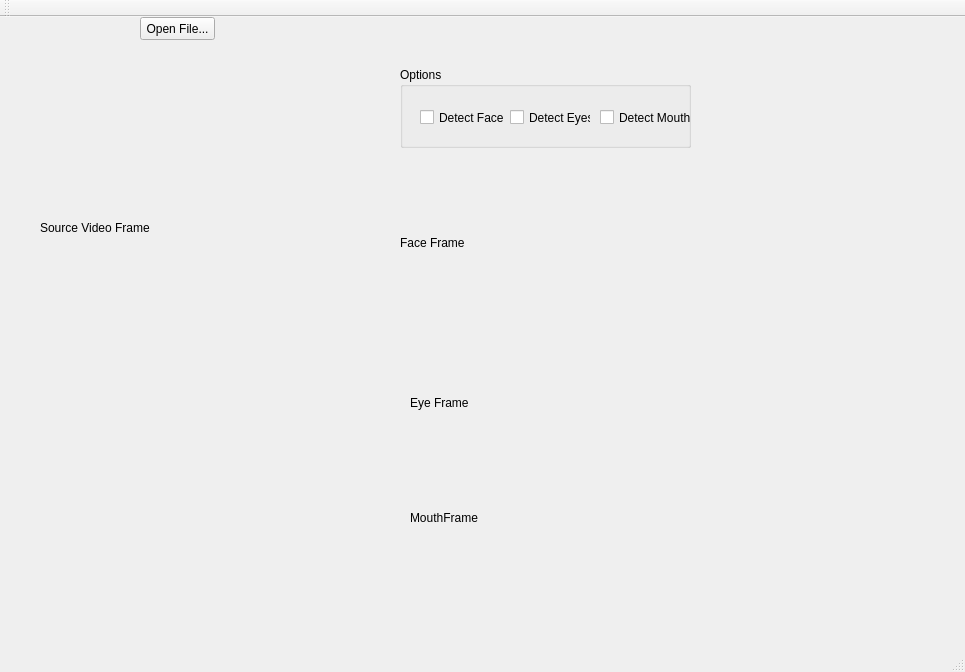
<?xml version="1.0" encoding="UTF-8"?>
<ui version="4.0">
 <class>MainWindow</class>
 <widget class="QMainWindow" name="MainWindow">
  <property name="geometry">
   <rect>
    <x>0</x>
    <y>0</y>
    <width>965</width>
    <height>672</height>
   </rect>
  </property>
  <property name="windowTitle">
   <string>MainWindow</string>
  </property>
  <widget class="QWidget" name="centralWidget">
   <widget class="QPushButton" name="actionLoadVideo">
    <property name="geometry">
     <rect>
      <x>140</x>
      <y>0</y>
      <width>75</width>
      <height>23</height>
     </rect>
    </property>
    <property name="text">
     <string>Open File...</string>
    </property>
   </widget>
   <widget class="QLabel" name="lblVideo">
    <property name="geometry">
     <rect>
      <x>40</x>
      <y>50</y>
      <width>341</width>
      <height>321</height>
     </rect>
    </property>
    <property name="text">
     <string>Source Video Frame</string>
    </property>
   </widget>
   <widget class="QGroupBox" name="groupBox">
    <property name="geometry">
     <rect>
      <x>400</x>
      <y>50</y>
      <width>291</width>
      <height>81</height>
     </rect>
    </property>
    <property name="title">
     <string>Options</string>
    </property>
    <widget class="QCheckBox" name="checkBox_fullFace">
     <property name="geometry">
      <rect>
       <x>20</x>
       <y>40</y>
       <width>91</width>
       <height>21</height>
      </rect>
     </property>
     <property name="text">
      <string>Detect Face</string>
     </property>
    </widget>
    <widget class="QCheckBox" name="checkBox_eyes">
     <property name="geometry">
      <rect>
       <x>110</x>
       <y>40</y>
       <width>81</width>
       <height>21</height>
      </rect>
     </property>
     <property name="text">
      <string>Detect Eyes</string>
     </property>
    </widget>
    <widget class="QCheckBox" name="checkBox_mouth">
     <property name="geometry">
      <rect>
       <x>200</x>
       <y>40</y>
       <width>91</width>
       <height>21</height>
      </rect>
     </property>
     <property name="text">
      <string>Detect Mouth</string>
     </property>
    </widget>
   </widget>
   <widget class="QLabel" name="lblProcessFaceFrame">
    <property name="geometry">
     <rect>
      <x>400</x>
      <y>140</y>
      <width>231</width>
      <height>171</height>
     </rect>
    </property>
    <property name="text">
     <string>Face Frame</string>
    </property>
   </widget>
   <widget class="QLabel" name="lblProcessEyeFrame">
    <property name="geometry">
     <rect>
      <x>410</x>
      <y>340</y>
      <width>241</width>
      <height>91</height>
     </rect>
    </property>
    <property name="text">
     <string>Eye Frame</string>
    </property>
   </widget>
   <widget class="QLabel" name="lblProcessMouthFrame">
    <property name="geometry">
     <rect>
      <x>410</x>
      <y>430</y>
      <width>251</width>
      <height>141</height>
     </rect>
    </property>
    <property name="text">
     <string>MouthFrame</string>
    </property>
   </widget>
  </widget>
  <widget class="QMenuBar" name="menuBar">
   <property name="geometry">
    <rect>
     <x>0</x>
     <y>0</y>
     <width>965</width>
     <height>21</height>
    </rect>
   </property>
  </widget>
  <widget class="QToolBar" name="mainToolBar">
   <attribute name="toolBarArea">
    <enum>TopToolBarArea</enum>
   </attribute>
   <attribute name="toolBarBreak">
    <bool>false</bool>
   </attribute>
  </widget>
  <widget class="QStatusBar" name="statusBar"/>
 </widget>
 <layoutdefault spacing="6" margin="11"/>
 <resources/>
 <connections/>
</ui>
